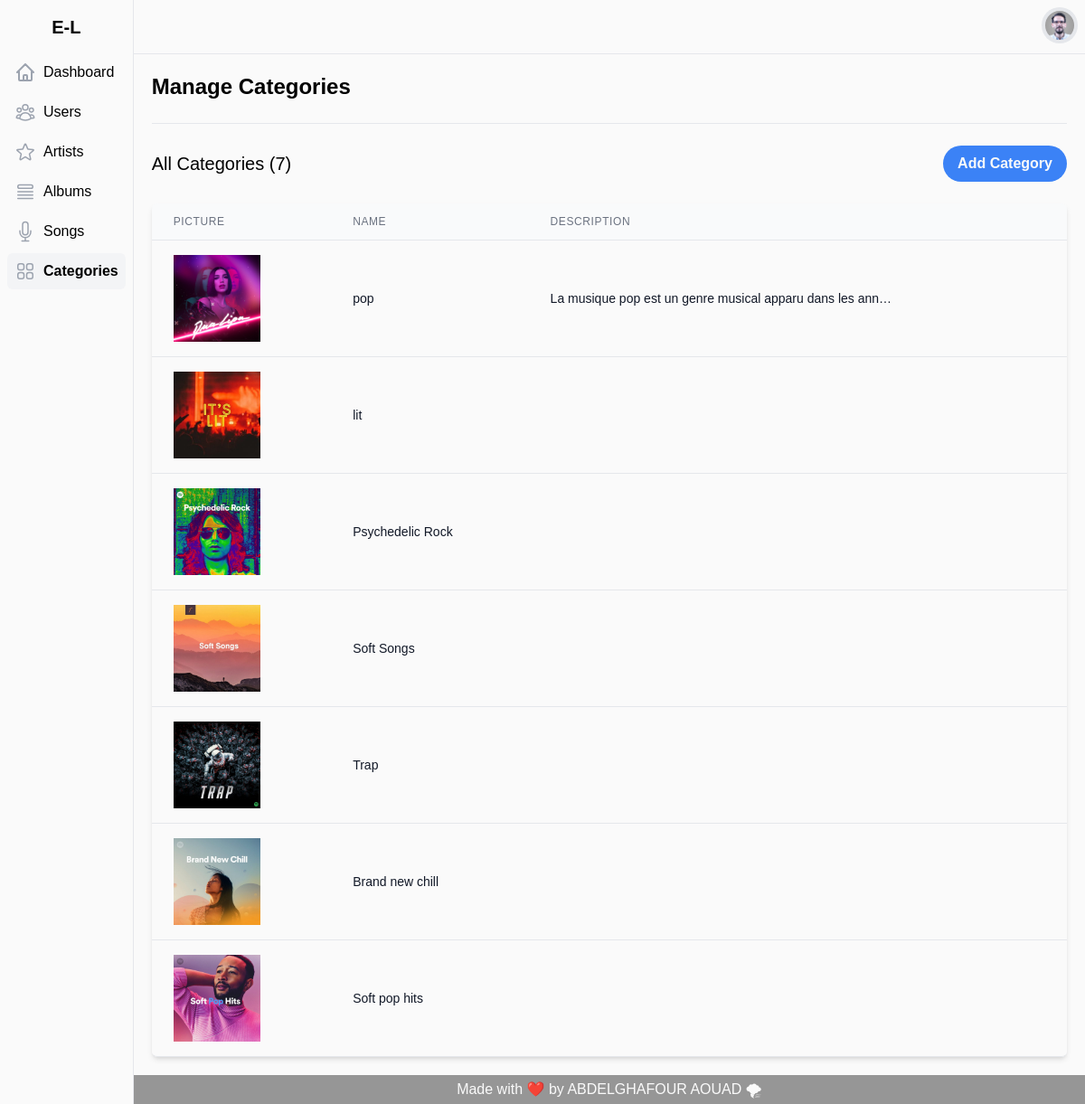
/categories.php, run on the app's committed database.
### tables this page shows
CREATE TABLE IF NOT EXISTS `categories` (
  `id` int NOT NULL AUTO_INCREMENT,
  `name` varchar(100) NOT NULL,
  `description` text NOT NULL,
  `image` text NOT NULL,
  PRIMARY KEY (`id`)
);

### models/connection.php (called while the page is built, shortened)
<?php
class Connection
{
  private $serv = 'localhost';
  private $user = 'root';
  private $pass = '';
  private $bd = 'e-lyrics';
  private function pdoConnection()
  {
    $con = new PDO('mysql:host=' . $this->serv . ';dbname=' . $this->bd, $this->user, $this->pass);
    $con->setAttribute(PDO::ATTR_DEFAULT_FETCH_MODE, PDO::FETCH_ASSOC);
    try {
      return $con;
    } catch (PDOException $e) {
      echo 'Database Error: ' . $e->getMessage();
    }
  }
  public function connect()
  {
    return $this->pdoConnection();
  }
}

### models/category.php (called while the page is built, shortened)
<?php
require_once 'connection.php';
class Category extends Connection
{
      public function allCategories()
      {
            $sql = "SELECT * FROM categories";
            $stmt = $this->connect()->prepare($sql);
            $stmt->execute();
            $result = $stmt->fetchAll();
            return $result;
      }
}

### views/tab-categories.php (the view)
<?php
require_once 'models/category.php';
$categories = (new Category)->allCategories();
?>
<div class="flex flex-col mt-6">
      <div class="-my-2 overflow-x-auto sm:-mx-6 lg:-mx-8">
            <div class="inline-block min-w-full py-2 align-middle sm:px-6 lg:px-8">
                  <div class="overflow-hidden border-b border-gray-200 rounded-md shadow-md">
                        <table class="min-w-full overflow-x-scroll divide-y divide-gray-200">
                              <thead class="bg-gray-50">
                                    <tr>
                                          <th scope="col" class="px-6 py-3 text-xs font-medium tracking-wider text-left text-gray-500 uppercase">Picture</th>
                                          <th scope="col" class="px-6 py-3 text-xs font-medium tracking-wider text-left text-gray-500 uppercase">Name</th>
                                          <th scope="col" class="px-6 py-3 text-xs font-medium tracking-wider text-left text-gray-500 uppercase">Description</th>
                                    </tr>
                              </thead>
                              <tbody class="bg-white divide-y divide-gray-200">
                                    <?php
                                    foreach ($categories as  $category) { ?>
                                          <tr class="transition-all hover:bg-gray-100 hover:shadow-lg" onclick="getCategory(<?= $category['id'] ?>)" id="<?= $category['id'] ?>">
                                                <td class="px-6 py-4 whitespace-nowrap">
                                                      <div class="flex items-center">
                                                            <div class="flex-shrink-0 md:w-24 w-14">
                                                                  <img class="picture" category="<?= $category['image'] ?>" src="assets/img/categories/<?= $category['image'] ?>" alt="" />
                                                            </div>
                                                      </div>
                                                </td>
                                                <td class="category px-6 py-4 whitespace-nowrap">
                                                      <p class="name text-sm truncate max-w-sm text-gray-900" category="<?= $category['name'] ?>"><?= $category['name'] ?></p>
                                                </td>
                                                <td class="category px-6 py-4 whitespace-nowrap">
                                                      <p class="description text-sm truncate max-w-sm text-gray-900" category="<?= $category['description'] ?>"><?= $category['description'] ?></p>
                                                </td>
                                          </tr>
                                    <?php } ?>
                              </tbody>
                        </table>
                  </div>
            </div>
      </div>
</div>

### assets/css/style.css (style rules this page uses)
html { line-height: 1.5; -webkit-text-size-adjust: 100%; -moz-tab-size: 4; -o-tab-size: 4; tab-size: 4; font-family: ui-sans-serif, system-ui, -apple-system, BlinkMacSystemFont, "Segoe UI", Roboto, "Helvetica Neue", Arial, "Noto Sans", sans-serif, "Apple Color Emoji", "Segoe UI Emoji", "Segoe UI Symbol", "Noto Color Emoji"; font-feature-settings: normal; }
body { margin: 0; line-height: inherit; }
table { text-indent: 0; border-color: inherit; border-collapse: collapse; }
blockquote, dl, dd, h1, h2, h3, h4, h5, h6, hr, figure, p, pre { margin: 0; }
img, svg, video, canvas, audio, iframe, embed, object { display: block; vertical-align: middle; }
img, video { max-width: 100%; height: auto; }
.-my-2 { margin-top: -0.5rem; margin-bottom: -0.5rem; }
.mt-6 { margin-top: 1.5rem; }
.inline-block { display: inline-block; }
.flex { display: flex; }
.w-14 { width: 3.5rem; }
.min-w-full { min-width: 100%; }
.max-w-sm { max-width: 24rem; }
.flex-shrink-0 { flex-shrink: 0; }
.flex-col { flex-direction: column; }
.items-center { align-items: center; }
.divide-y > :not([hidden]) ~ :not([hidden]) { --tw-divide-y-reverse: 0; border-top-width: calc(1px * calc(1 - var(--tw-divide-y-reverse))); border-bottom-width: calc(1px * var(--tw-divide-y-reverse)); }
.divide-gray-200 > :not([hidden]) ~ :not([hidden]) { --tw-divide-opacity: 1; border-color: rgb(229 231 235 / var(--tw-divide-opacity)); }
.overflow-hidden { overflow: hidden; }
.overflow-x-auto { overflow-x: auto; }
.overflow-x-scroll { overflow-x: scroll; }
.truncate { overflow: hidden; text-overflow: ellipsis; white-space: nowrap; }
.whitespace-nowrap { white-space: nowrap; }
.rounded-md { border-radius: 0.375rem; }
.border-b { border-bottom-width: 1px; }
.border-gray-200 { --tw-border-opacity: 1; border-color: rgb(229 231 235 / var(--tw-border-opacity)); }
.bg-white { --tw-bg-opacity: 1; background-color: rgb(250 250 250 / var(--tw-bg-opacity)); }
.bg-gray-50 { --tw-bg-opacity: 1; background-color: rgb(249 250 251 / var(--tw-bg-opacity)); }
.py-2 { padding-top: 0.5rem; padding-bottom: 0.5rem; }
.px-6 { padding-left: 1.5rem; padding-right: 1.5rem; }
.py-3 { padding-top: 0.75rem; padding-bottom: 0.75rem; }
.py-4 { padding-top: 1rem; padding-bottom: 1rem; }
.text-left { text-align: left; }
.align-middle { vertical-align: middle; }
.text-xs { font-size: 0.75rem; line-height: 1rem; }
.text-sm { font-size: 0.875rem; line-height: 1.25rem; }
.font-medium { font-weight: 500; }
.uppercase { text-transform: uppercase; }
.tracking-wider { letter-spacing: 0.05em; }
.text-gray-500 { --tw-text-opacity: 1; color: rgb(107 114 128 / var(--tw-text-opacity)); }
.text-gray-900 { --tw-text-opacity: 1; color: rgb(17 24 39 / var(--tw-text-opacity)); }
.shadow-md { --tw-shadow: 0 4px 6px -1px rgb(0 0 0 / 0.1), 0 2px 4px -2px rgb(0 0 0 / 0.1); --tw-shadow-colored: 0 4px 6px -1px var(--tw-shadow-color), 0 2px 4px -2px var(--tw-shadow-color); box-shadow: var(--tw-ring-offset-shadow, 0 0 #0000), var(--tw-ring-shadow, 0 0 #0000), var(--tw-shadow); }
.transition-all { transition-property: all; transition-timing-function: cubic-bezier(0.4, 0, 0.2, 1); transition-duration: 150ms; }
*, *::before, *::after { margin: 0; padding: 0; box-sizing: border-box; }
::placeholder { color: #ccc; }
* { outline: none; }
body { margin: 0px; }
* { font-family: "Muli", sans-serif; outline: none; }
@media (min-width: 640px) { .sm\:-mx-6 { margin-left: -1.5rem; margin-right: -1.5rem; } }
@media (min-width: 640px) { .sm\:px-6 { padding-left: 1.5rem; padding-right: 1.5rem; } }
@media (min-width: 768px) { .md\:w-24 { width: 6rem; } }
@media (min-width: 1024px) { .lg\:-mx-8 { margin-left: -2rem; margin-right: -2rem; } }
@media (min-width: 1024px) { .lg\:px-8 { padding-left: 2rem; padding-right: 2rem; } }

### data on the page
categories: image (picture), name "pop", description "La musique pop est un genre musical apparu dans les ann…"
categories: image (picture), name "lit"
categories: image (picture), name "Psychedelic Rock"
categories: image (picture), name "Soft Songs"
categories: image (picture), name "Trap"
categories: image (picture), name "Brand new chill"
categories: image (picture), name "Soft pop hits"

### other printed values
$statistic->countt() "7"
